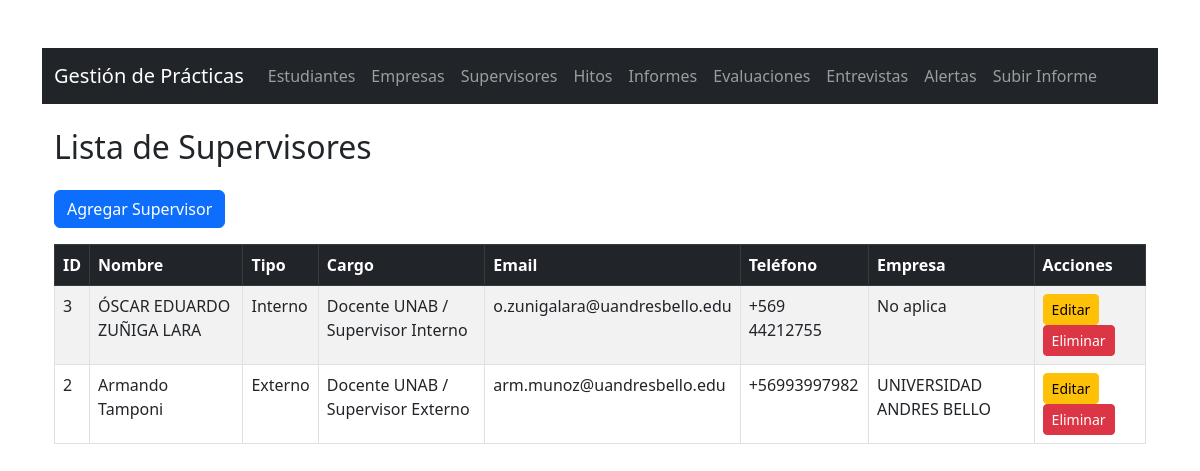
The app's page /supervisores/listar.php with its own data.
### tables this page shows
CREATE TABLE `supervisores` (
  `id` int(11) NOT NULL,
  `nombre` varchar(100) NOT NULL,
  `cargo` varchar(100) DEFAULT NULL,
  `email` varchar(100) DEFAULT NULL,
  `telefono` varchar(20) DEFAULT NULL,
  `tipo` enum('interno','externo') NOT NULL DEFAULT 'externo',
  `empresa_id` int(11) DEFAULT NULL,
  `fecha_registro` timestamp NOT NULL DEFAULT current_timestamp()
);

CREATE TABLE `empresas` (
  `id` int(11) NOT NULL,
  `nombre` varchar(100) NOT NULL,
  `rut` varchar(15) DEFAULT NULL,
  `rubro` varchar(100) DEFAULT NULL,
  `direccion` varchar(150) DEFAULT NULL,
  `telefono` varchar(20) DEFAULT NULL,
  `email_contacto` varchar(100) DEFAULT NULL,
  `fecha_registro` timestamp NOT NULL DEFAULT current_timestamp()
);

### supervisores/listar.php (the view, shortened to what this page needs)
<?php
include('../includes/header.php');
include('../includes/db.php');
?>
<!DOCTYPE html>
<html>
<head>
    <link rel="stylesheet" href="https://cdn.jsdelivr.net/npm/bootstrap@5.3.0/dist/css/bootstrap.min.css">
</head>
<body class="container mt-5">
<h2 class="mb-4">Lista de Supervisores</h2>
<a href="crear.php" class="btn btn-primary mb-3">Agregar Supervisor</a>
<table class="table table-bordered table-striped table-hover">
    <thead class="table-dark">
        <tr>
            <th>ID</th>
            <th>Nombre</th>
            <th>Tipo</th>
            <th>Cargo</th>
            <th>Email</th>
            <th>Teléfono</th>
            <th>Empresa</th>
            <th>Acciones</th>
        </tr>
    </thead>
    <tbody>
        <?php
        $stmt = $pdo->query("SELECT s.*, e.nombre AS empresa_nombre
                             FROM supervisores s
                             LEFT JOIN empresas e ON s.empresa_id = e.id
                             ORDER BY s.id DESC");
        while ($row = $stmt->fetch()):
            $tipo = ucfirst($row['tipo']);
            $empresa = ($row['tipo'] === 'externo') ? ($row['empresa_nombre'] ?? 'Sin empresa') : 'No aplica';
        ?>
        <tr>
            <td><?= $row['id'] ?></td>
            <td><?= $row['nombre'] ?></td>
            <td><?= $tipo ?></td>
            <td><?= $row['cargo'] ?></td>
            <td><?= $row['email'] ?></td>
            <td><?= $row['telefono'] ?></td>
            <td><?= $empresa ?></td>
            <td>
                <a href="editar.php?id=<?= $row['id'] ?>" class="btn btn-sm btn-warning">Editar</a>
                <a href="eliminar.php?id=<?= $row['id'] ?>" class="btn btn-sm btn-danger" onclick="return confirm('¿Eliminar este supervisor?')">Eliminar</a>
            </td>
        </tr>
        <?php endwhile; ?>
    </tbody>
</table>
<?php include('../includes/footer.php'); ?>
</body>
</html>

### records on screen
supervisores: id "3", nombre "ÓSCAR EDUARDO ZUÑIGA LARA", tipo "Interno", cargo "Docente UNAB / Supervisor Interno", email "o.zunigalara@uandresbello.edu", telefono "+569 44212755", tipo "No aplica"
supervisores: id "2", nombre "Armando Tamponi", tipo "Externo", cargo "Docente UNAB / Supervisor Externo", email "arm.munoz@uandresbello.edu", telefono "+56993997982", empresa.nombre "UNIVERSIDAD ANDRES BELLO"
